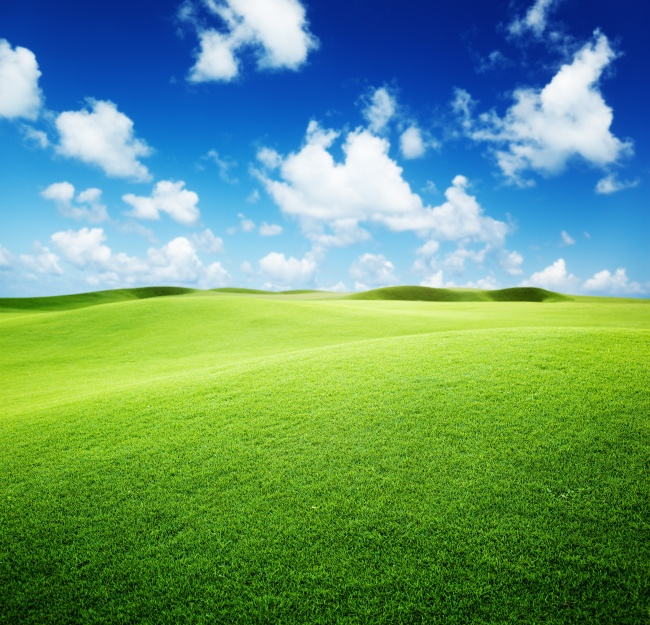
#> input picture experiments/mix_images/land.jpg, 650 x 625 px, given in place of the camera
$ python webcam_gui.py
#> lines starting #> are read from the running program, lines starting #| are printed output that depends on the picture; after the words box and inside, x2 and y2 are one past the last pixel; in counts of white or black regions, pixels touching at a corner belong together
import cv2


def webcam_gui(filter_func, video_src=0):

#> called with video_src = 0
    cap = cv2.VideoCapture(video_src)
    key_code = -1

    while(key_code == -1):
        # read a frame
        ret, frame = cap.read()
#> frame is the input picture: shape (625, 650, 3); mean B, G, R 116.5, 150.9, 100.7

        # run filter with the arguments
        frame_out = filter_func(frame)

        # show the image
        cv2.imshow('Press any key to exit', frame_out)

        # wait for the key
        key_code = cv2.waitKey(10)

    cap.release()
    cv2.destroyAllWindows()


def edge_filter(frame_in):
    # convert into gray scale
    frame_gray = cv2.cvtColor(frame_in, cv2.COLOR_BGR2GRAY)
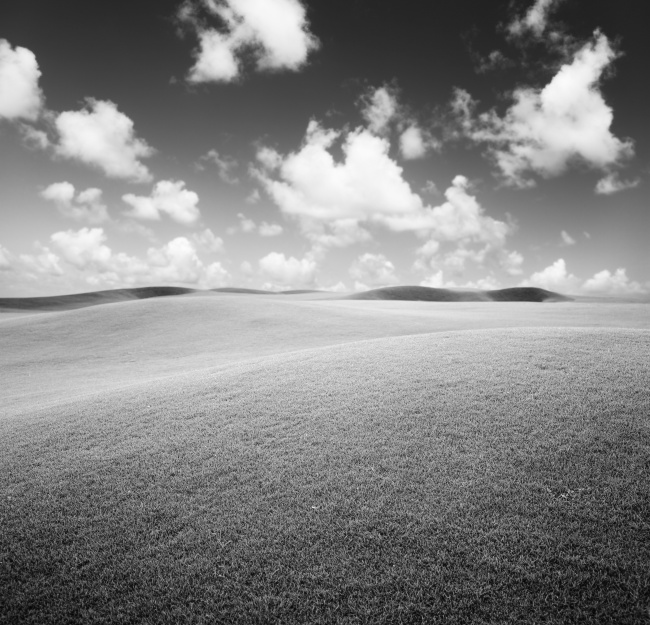
#> frame_gray: shape (625, 650); min 4, max 252, mean 132
    # blur the image to reduce noise
    frame_blur = cv2.blur(frame_gray, (3,3))
    # Canny edge detection
    frame_out = cv2.Canny(frame_blur, 30, 120)
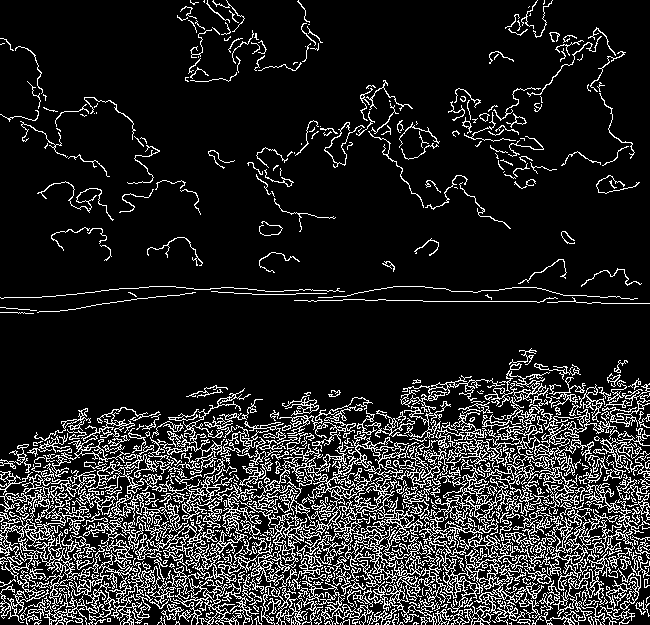
#> frame_out: shape (625, 650); 14.1% white in thin lines or dots

    return frame_out


def gray_filter(frame_in):
    # convert into gray scale
    frame_out = cv2.cvtColor(frame_in, cv2.COLOR_BGR2GRAY)

    return frame_out


if __name__ == "__main__":
    webcam_gui(edge_filter)
#> (key Esc is pressed here)
